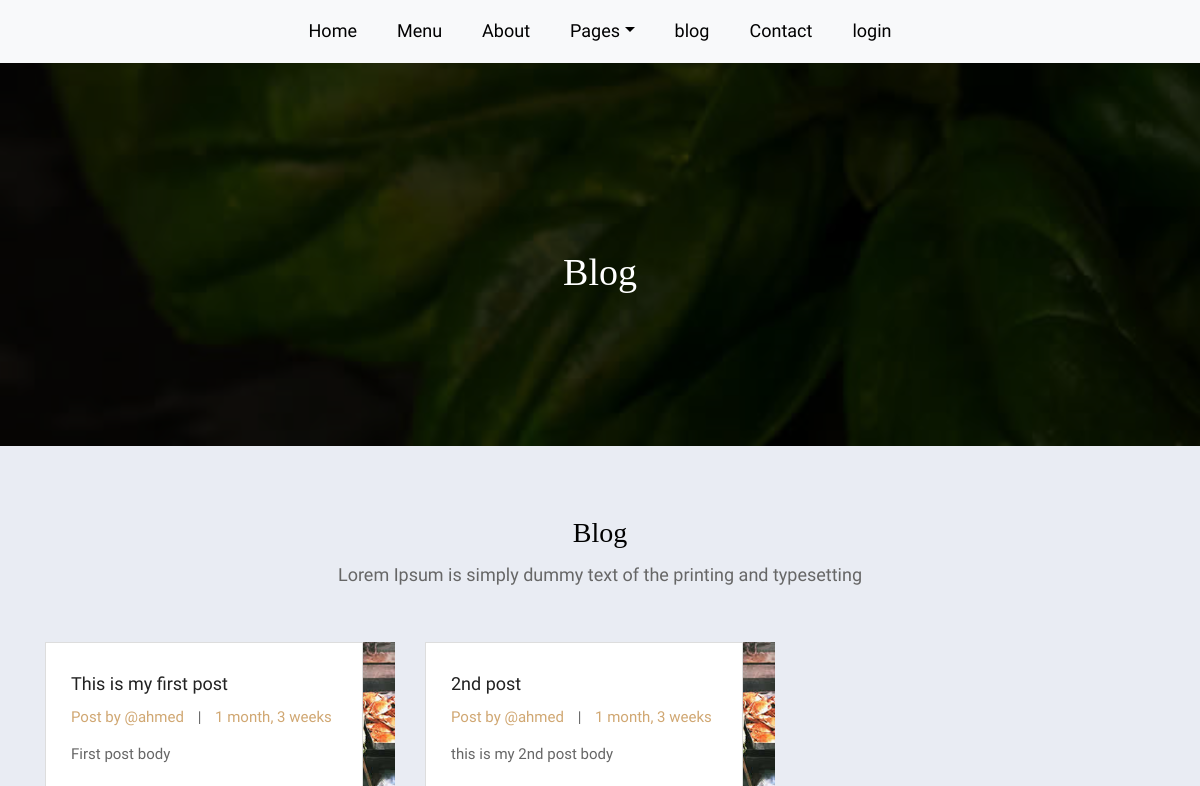
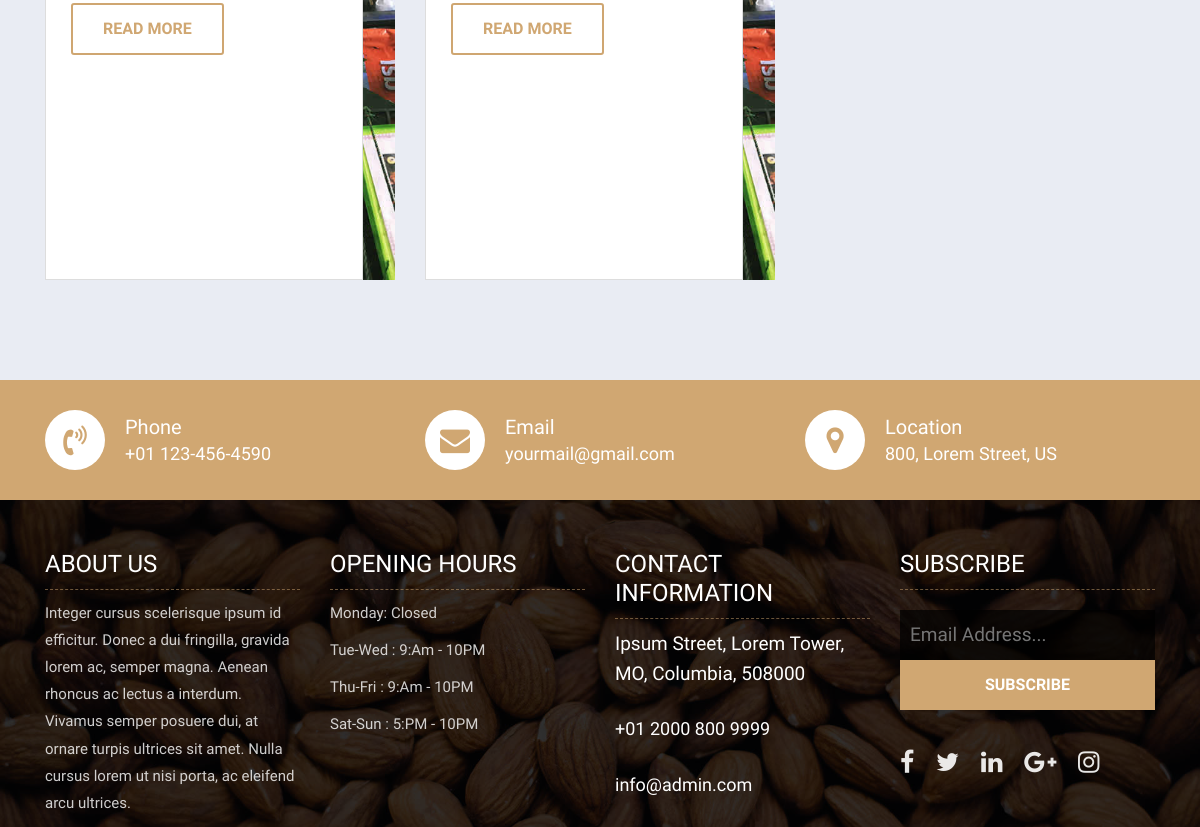
Page /blog on the earlier database version (2 pictures, top to bottom).
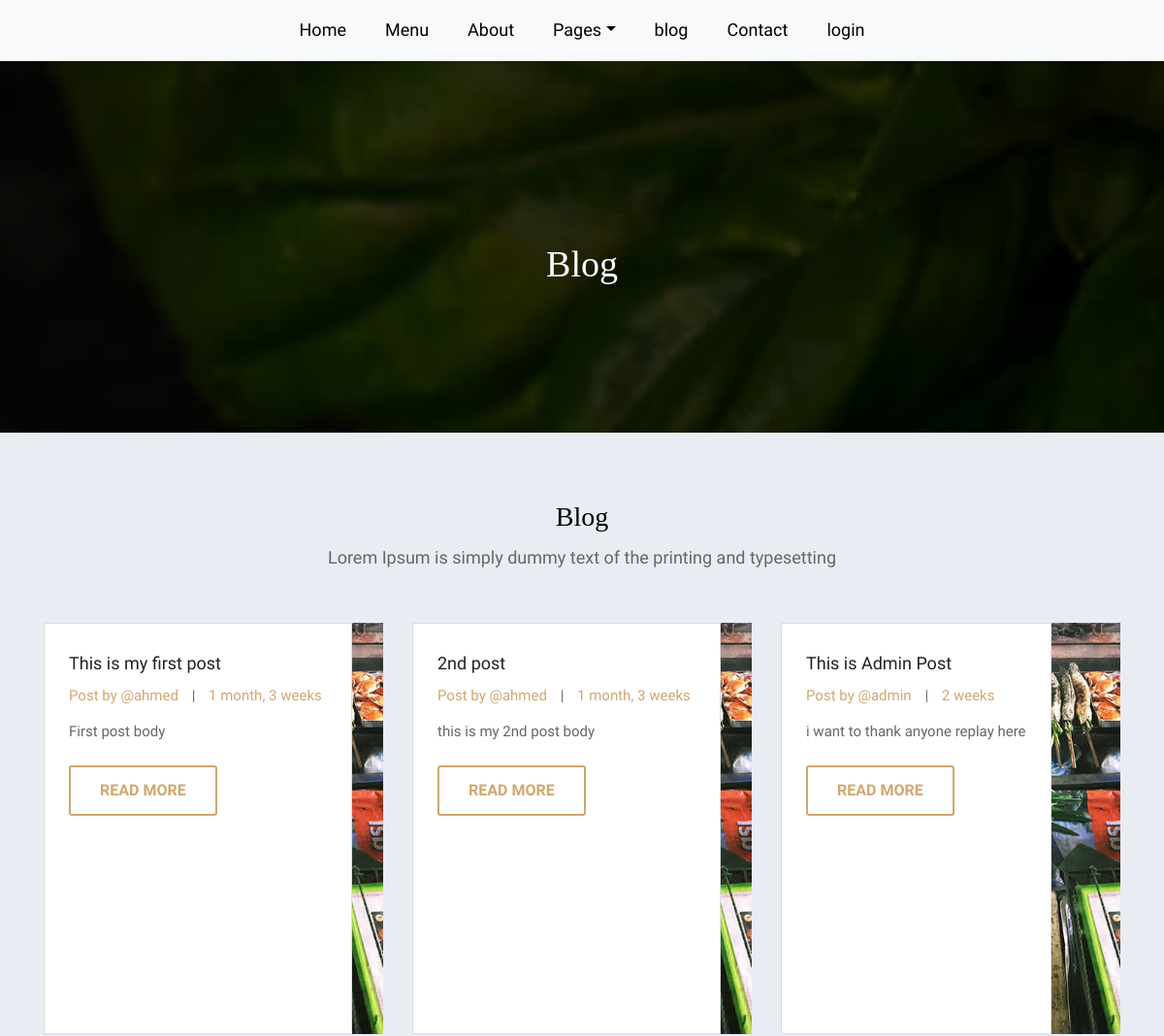
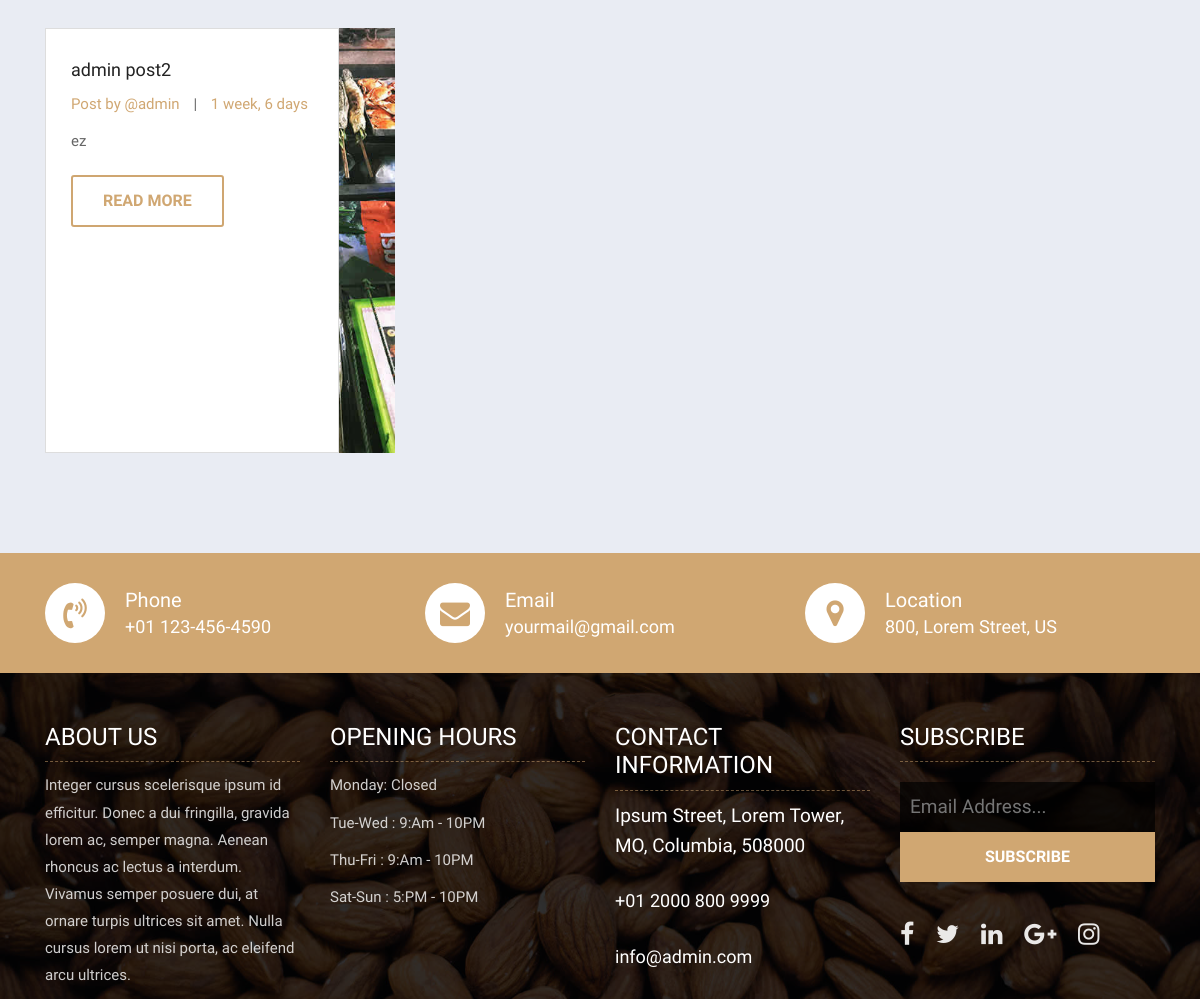
Same page on the later database version (2 pictures, top to bottom).
### Res/models.py (models this page shows, shortened)
class Posts(models.Model):
    title = models.CharField(max_length=200)
    body = models.TextField()
    user = models.ForeignKey(User, on_delete=models.CASCADE)
    created = models.DateTimeField(auto_now_add=True)
    tag = models.CharField(max_length=200,null = True)
    pic = models.ImageField(null = True , default="img-07.jpg")

class User(AbstractUser):
    pic = models.ImageField(null = True , default="profile-7.jpg")
    Email = models.EmailField(unique=True)
    name = models.CharField(max_length=200, null = True)
    location = PlainLocationField(based_fields=['Cairo'], zoom=7)
    phone_number = PhoneNumberField(null=True)
    USERNAME_FIELD = 'Email'
    REQUIRED_FIELDS = []

### Res/views.py (the view)
# urls.py: path('blog', views.blog , name ='blog'),
def blog(request):
    posts = Posts.objects.all()
    context = {'posts':posts}
    return render(request, 'Res/blog.html' ,context)

### Res/Templates/Res/blog.html (shortened to what this page needs)
{%extends 'main.html'%}
	{%block content %}
	<div class="all-page-title page-breadcrumb">
		<div class="container text-center">
			<div class="row">
				<div class="col-lg-12">
					<h1>Blog</h1>
				</div>
			</div>
		</div>
	</div>
	<div class="blog-box">
		<div class="container">
			<div class="row">
				<div class="col-lg-12">
					<div class="heading-title text-center">
						<h2>Blog</h2>
						<p>Lorem Ipsum is simply dummy text of the printing and typesetting</p>
					</div>
				</div>
			</div>
			<div class="row">
				{%for post in posts%}
				<div class="col-lg-4 col-md-6 col-12">
					<div class="blog-box-inner">
						<div class="blog-img-box">
						</div>
						<div class="blog-detail">
							<h4>{{post.title}}</h4>
							<ul>
								<li><span>Post by @{{post.user.username}}</span></li>
								<li>|</li>
								<li><span>{{post.created|timesince}}</span></li>
							</ul>
							<p>{{post.body}} </p>
							<a class="btn btn-lg btn-circle btn-outline-new-white" href="{%url 'blog-details' post.id%}">Read More</a>
						</div>
					</div>
				</div>
				{%endfor%}
			</div>
		</div>
	</div>
{%endblock%}

Differences in the rows shown:
added Posts: title "This is Admin Post", user.username "admin", created "2 weeks", body "i want to thank anyone replay here"
added Posts: title "admin post2", user.username "admin", created "1 week, 6 days", body "ez"
